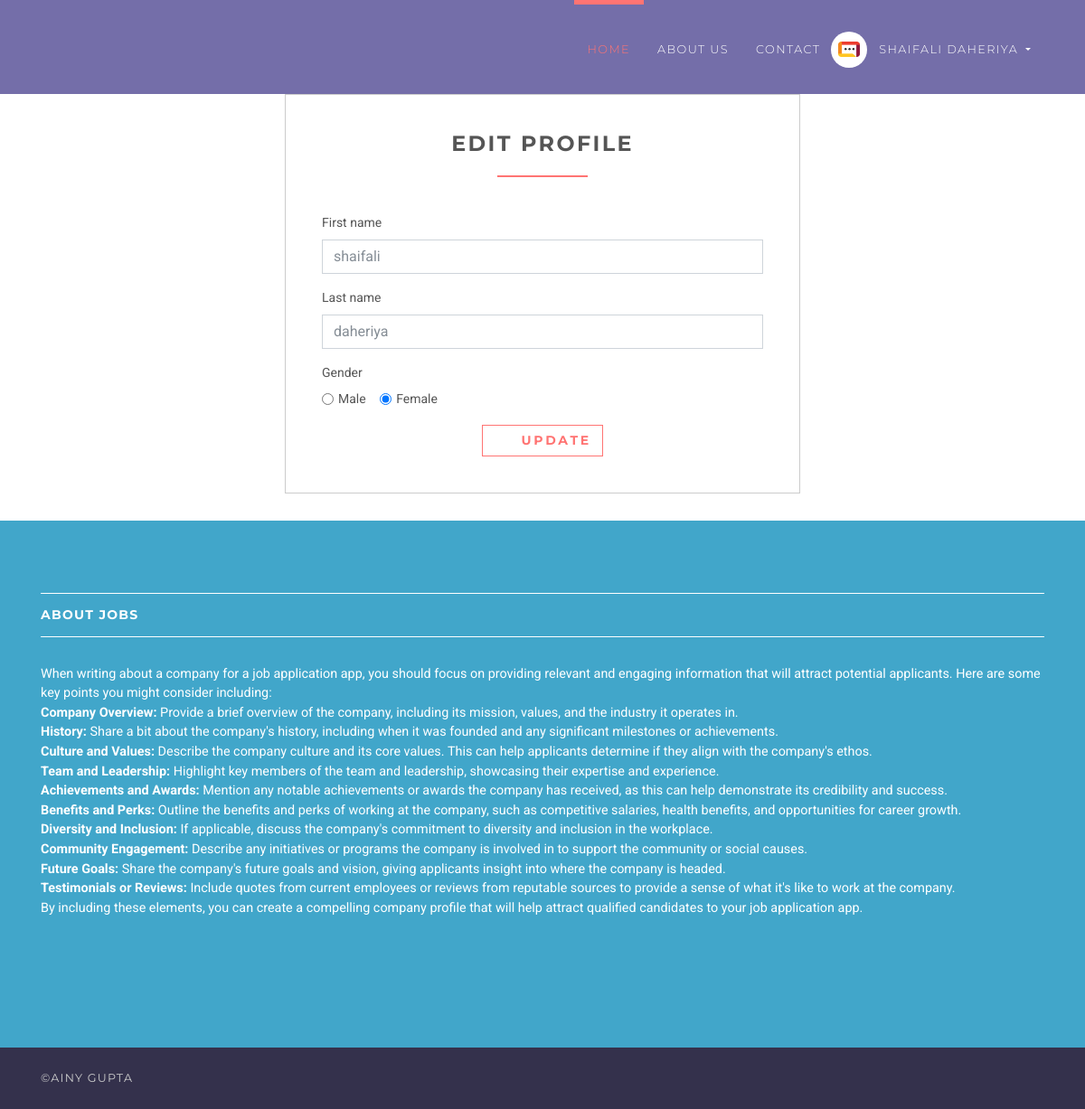
The page /employee/profile/update (signed in) on the database its author committed.
### accounts/models.py (models this page shows, shortened)
class User(AbstractUser):
    username = None
    role = models.CharField(max_length=12, error_messages={
        'required': "Role must be provided"
    })
    gender = models.CharField(max_length=10, blank=True, null=True, default="")
    email = models.EmailField(unique=True, blank=False,
                              error_messages={
                                  'unique': "A user with that email already exists.",
                              })
    USERNAME_FIELD = "email"
    REQUIRED_FIELDS = []
    objects = UserManager()

### jobsapp/views/employee.py (the view)
# urls.py: path('employee/profile/update', EditProfileView.as_view(), name='employer-profile-update'),
class EditProfileView(UpdateView):
    model = User
    form_class = EmployeeProfileUpdateForm
    context_object_name = 'employee'
    template_name = 'jobs/employee/edit-profile.html'
    success_url = reverse_lazy('accounts:employer-profile-update')
    extra_context = {
        'title': 'Register'
    }
    @method_decorator(login_required(login_url=reverse_lazy('accounts:login')))
    @method_decorator(user_is_employee)
    def dispatch(self, request, *args, **kwargs):
        return super().dispatch(self.request, *args, **kwargs)
    def get(self, request, *args, **kwargs):
        try:
            self.object = self.get_object()
        except Http404:
            raise Http404("User doesn't exists")
        context = self.get_context_data(object=self.object)
        return self.render_to_response(self.get_context_data())
    def get_object(self, queryset=None):
        obj = self.request.user
        print(obj)
        if obj is None:
            raise Http404("Job doesn't exists")
        return obj

### accounts/forms.py
class EmployeeProfileUpdateForm(forms.ModelForm):
    def __init__(self, *args, **kwargs):
        super(EmployeeProfileUpdateForm, self).__init__(*args, **kwargs)
        self.fields['first_name'].widget.attrs.update(
            {
                'placeholder': 'Enter First Name',
            }
        )
        self.fields['last_name'].widget.attrs.update(
            {
                'placeholder': 'Enter Last Name',
            }
        )
    class Meta:
        model = User
        fields = ["first_name", "last_name", "gender"]

### templates/jobs/employee/edit-profile.html (shortened to what this page needs)
{% extends 'base.html' %}
{% load static %}
{% block content %}
    <div class="col-lg-6 offset-3">
        <div class="box">
            <h3 class="heading">Edit Profile</h3>
            <form action="" method="post">
                {% for field in form %}
                    {% if field.name == 'gender' %}
                        <div class="form-group">
                            <label for="gender">Gender</label>
                            <br>
                            <div class="form-check form-check-inline">
                                <input class="form-check-input" {% if field.value == 'male' %} checked {% endif %}
                                       type="radio" name="gender" id="male gender"
                                       value="male">
                                <label class="form-check-label" for="male">Male</label>
                            </div>
                            <div class="form-check form-check-inline">
                                <input class="form-check-input" {% if field.value == 'female' %} checked {% endif %}
                                       type="radio" name="gender" id="female"
                                       value="female">
                                <label class="form-check-label" for="female">Female</label>
                            </div>
                        </div>
                    {% else %}
                        <div class="form-group">
                            <label for="id_{{ field.name }}">{{ field.label }}</label>
                            <input type="{{ field.field.widget.input_type }}"
                                   class="form-control"
                                   name="{{ field.name }}"
                                   id="id_{{ field.name }}"
                                   value="{{ field.value }}"
                                   placeholder="{{ field.field.widget.attrs.placeholder }}">
                        </div>
                    {% endif %}
                {% endfor %}
                <div class="text-center">
                    <button type="submit" class="btn btn-outline-white-primary">
                        <i class="fa fa-signing"></i> Update
                    </button>
                </div>
            </form>
        </div>
    </div>
{% endblock %}

### templates/base.html (shortened to what this page needs)
{% load static %}
<!DOCTYPE html>
<html>
<head>
    <link rel="stylesheet"
          href="{% static 'vendor/bootstrap/css/bootstrap.min.css' %}">
    <link rel="stylesheet"
          href="{% static 'vendor/font-awesome/css/font-awesome.min.css' %}">
    <link rel="stylesheet"
          href="{% static 'vendor/owl.carousel/assets/owl.carousel.css' %}">
    <link rel="stylesheet"
          href="{% static 'vendor/owl.carousel/assets/owl.theme.default.css' %}">
    <link rel="stylesheet" href="{% static 'css/style.default.css' %}"
          id="theme-stylesheet">
    <link rel="stylesheet" href="{% static 'css/custom.css' %}">
</head>
<body>
<header class="header">
    <nav class="navbar navbar-expand-lg">
        <div class="container">
            <div id="navbarSupportedContent" class="collapse navbar-collapse">
                <ul class="navbar-nav ml-auto">
                    <li class="nav-item active">
                        <a href="/" class="nav-link">Home <span class="sr-only">(current)</span></a>
                    </li>
                    <li class="nav-item">
                        <a href="#about" class="nav-link">About Us</a>
                    </li>
                    <li class="nav-item">
                        <a href="/contact/" class="nav-link">Contact</a>
                    </li>
                    {% if request.user.is_authenticated and request.user.role == 'employer' %}
                        <li class="nav-item dropdown">
                            <a id="clientZone" href="#" data-toggle="dropdown"
                               aria-haspopup="true" aria-expanded="false"
                               class="nav-link dropdown-toggle has-img mb-3 mb-lg-0 mt-3 mt-lg-0">
                                <div class="client-menu-image">
                                    <div class="inner">
                                        <img src="{% static 'img/company-1.png' %}"
                                             alt="company image"
                                             class="img-fluid">
                                    </div>
                                </div>
                                {% if request.user.role == 'employee' %}
                                    {{ request.user.first_name }} {{ request.user.last_name }}
                                {% else %}
                                    {{ request.user.first_name }}
                                {% endif %}
                            </a>
                            <div aria-labelledby="clientZone" class="dropdown-menu">
                                <a href="{% url 'jobs:employer-dashboard' %}" class="dropdown-item">Dashboard</a>
                                <a href="{% url 'jobs:employer-all-applicants' %}" class="dropdown-item">Applicants </a>
                                <a href="{% url 'jobs:employer-jobs-create' %}" class="dropdown-item">Post a new
                                    job </a>
                                <a href="{% url 'accounts:logout' %}" class="dropdown-item">Logout</a>
                            </div>
                        </li>
                    {% elif request.user.is_authenticated and request.user.role == 'employee' %}
                        <li class="nav-item dropdown">
                            <a id="clientZone" href="#" data-toggle="dropdown"
                               aria-haspopup="true" aria-expanded="false"
                               class="nav-link dropdown-toggle has-img mb-3 mb-lg-0 mt-3 mt-lg-0">
                                <div class="client-menu-image">
                                    <div class="inner">
                                        <img src="{% static 'img/company-1.png' %}"
                                             alt="company image"
                                             class="img-fluid">
                                    </div>
                                </div>
                                {% if request.user.role == 'employee' %}
                                    {{ request.user.first_name }} {{ request.user.last_name }}
                                {% else %}
                                    {{ request.user.first_name }}
                                {% endif %}
                            </a>
                        </li>
                    {% endif %}
                </ul>
            </div>
        </div>
    </nav>
</header>
<div>
    {% block content %} {% endblock %}
</div>
<footer class="footer">
    <div class="footer__block">
        <div class="container">
            <div class="row">
                <div class="col-lg-12 col-md-12 mb-5">
                    <div id="about">
                    <h4 class="h5">About Jobs</h4>
                    <p>
                        When writing about a company for a job application app, you should focus on providing relevant and engaging information that will attract potential applicants. Here are some key points you might consider including:
                        <br>
                        <b>Company Overview:</b> Provide a brief overview of the company, including its mission, values, and the industry it operates in.
                        <br>
                        <b>History:</b> Share a bit about the company's history, including when it was founded and any significant milestones or achievements.
                        <br>
                        <b>Culture and Values:</b> Describe the company culture and its core values. This can help applicants determine if they align with the company's ethos.
                        <br>
                        <b>Team and Leadership:</b> Highlight key members of the team and leadership, showcasing their expertise and experience.
                        <br>
                        <b>Achievements and Awards:</b> Mention any notable achievements or awards the company has received, as this can help demonstrate its credibility and success.
                        <br>
                        <b>Benefits and Perks:</b> Outline the benefits and perks of working at the company, such as competitive salaries, health benefits, and opportunities for career growth.
                        <br>
                        <b>Diversity and Inclusion:</b> If applicable, discuss the company's commitment to diversity and inclusion in the workplace.
                        <br>
                        <b>Community Engagement:</b> Describe any initiatives or programs the company is involved in to support the community or social causes.
                        <br>
                        <b>Future Goals:</b> Share the company's future goals and vision, giving applicants insight into where the company is headed.
                        <br>
                        <b>Testimonials or Reviews:</b> Include quotes from current employees or reviews from reputable sources to provide a sense of what it's like to work at the company.
                        <br>
                        By including these elements, you can create a compelling company profile that will help attract qualified candidates to your job application app. </p>
                        </div>
                </div>
            </div>
        </div>
    </div>
    <div class="footer__copyright">
        <div class="container">
            <div class="row">
                <div class="col-md-6 text-md-left text-center">
                    <p>&copy;Ainy Gupta</p>
                </div>
            </div>
        </div>
    </div>
</footer>
</body>
</html>

### static/css/style.default.css (style rules this page uses)
html { height:100% }
body { height:100% }
header { z-index:1000 }
button { cursor:pointer }
.heading { text-align:center;margin-bottom:40px }
.heading:after { content:" ";display:block;width:100px;height:2px;margin:20px auto 20px;background:#ff7473 }
a,button { -webkit-transition:all .2s ease-out;transition:all .2s ease-out }
a i.fa,button i.fa { margin:0 5px }
.header { width:100% }
.navbar { text-transform:uppercase;letter-spacing:0.1em;background:#746EA9;padding-top:0 !important;padding-bottom:0 !important }
.navbar a { font-family:"Montserrat",Helvetica,Arial,sans-serif }
.navbar ul.navbar-nav>li>a:not(.navbar-btn) { color:#fff;font-weight:300;font-family:"Montserrat",Helvetica,Arial,sans-serif;font-size:0.8rem }
@media (min-width: 992px) { .navbar ul.navbar-nav>li>a:not(.navbar-btn) { border-top:5px solid transparent;padding:40px 15px !important;color:#fff;font-weight:300 } }
@media (min-width: 992px) { .navbar ul.navbar-nav>li.active>a,.navbar ul.navbar-nav>li.show>a { text-decoration:none !important;border-top-color:#ff7473;color:#ff7473 } }
#clientZone.has-img { position:relative;padding-left:50px !important;border-color:transparent !important }
.client-menu-image { display:inline-block;width:40px;height:40px;line-height:50px;-ms-flex-line-pack:center;align-content:center;border-radius:50%;background:#fff;position:absolute;top:50%;left:-3px;-webkit-transform:translateY(-50%);transform:translateY(-50%) }
.client-menu-image .inner { width:100%;height:100%;display:-webkit-box;display:-ms-flexbox;display:flex;-webkit-box-align:center;-ms-flex-align:center;align-items:center;-webkit-box-pack:center;-ms-flex-pack:center;justify-content:center }
.client-menu-image img { width:60% }
.footer__block { background:#41A6CA;padding:80px 0 }
.footer__block h4 { border-top:solid 1px #fff;border-bottom:solid 1px #fff;padding:15px 0;margin-bottom:30px;color:#fff;text-transform:uppercase;letter-spacing:0.08rem }
.footer__block p { color:#fff;font-size:0.9rem }
.footer__copyright { background:#34314c;color:#ccc;padding:20px 0;font-size:.7875rem;line-height:28px;font-family:"Montserrat",Helvetica,Arial,sans-serif;text-transform:uppercase;letter-spacing:0.1em }
.footer__copyright p { margin:0 }
.box { background:#fff;margin:0 0 30px;border:solid 1px #ccc;-webkit-box-sizing:border-box;box-sizing:border-box;padding:40px }
.navbar { padding:.5rem 1rem }
.btn { font-weight:700;font-family:"Montserrat",Helvetica,Arial,sans-serif;border:1px solid transparent;text-transform:uppercase;letter-spacing:0.2em;padding:.375rem .75rem;font-size:.875rem;line-height:1.5;border-radius:0;-webkit-transition:background-color 0.15s ease-in-out,border-color 0.15s ease-in-out,-webkit-box-shadow 0.15s ease-in-out;transition:background-color 0.15s ease-in-out,border-color 0.15s ease-in-out,-webkit-box-shadow 0.15s ease-in-out;transition:background-color 0.15s ease-in-out,border-color 0.15s ease-in-out,box-shadow 0.15s ease-in-out;transition:background-color 0.15s ease-in-out,border-color 0.15s ease-in-out,box-shadow 0.15s ease-in-out,-webkit-box-shadow 0.15s ease-in-out }
.btn-outline-white-primary { color:#ff7473;background-color:#fff;background-image:none;border-color:#ff7473 }
body { font-family:"Roboto",Helvetica,Arial,sans-serif;font-size:.875rem;font-weight:400;line-height:1.5;color:#555;background-color:#fff }
a { color:#ff7473;text-decoration:none }
h1,h2,h3,h4,h5,h6,.h1,.h2,.h3,.h4,.box-simple h3,.box-image .name h3,.box-image-text .top .name h3,.box-image-text .top .name h4,.h5,.h6 { margin-bottom:1rem;font-family:"Montserrat",Helvetica,Arial,sans-serif;font-weight:700;line-height:1.2;color:#555;text-transform:uppercase;letter-spacing:0.1em }
h3,.h3 { font-size:1.4875rem }
h4,.h4,.box-simple h3,.box-image .name h3,.box-image-text .top .name h3,.box-image-text .top .name h4 { font-size:1.0675rem }
h5,.h5 { font-size:.875rem }
.form-control { padding:.375rem .75rem;font-size:1rem;line-height:1.5;color:#868e96;background-color:#fff;border:1px solid #ced4da;border-radius:0;-webkit-transition:border-color ease-in-out 0.15s,-webkit-box-shadow ease-in-out 0.15s;transition:border-color ease-in-out 0.15s,-webkit-box-shadow ease-in-out 0.15s;transition:border-color ease-in-out 0.15s,box-shadow ease-in-out 0.15s;transition:border-color ease-in-out 0.15s,box-shadow ease-in-out 0.15s,-webkit-box-shadow ease-in-out 0.15s }
.form-control::placeholder { color:#868e96 }

### rows shown on the page
User: user.first_name "SHAIFALI", user.last_name "DAHERIYA", first_name "shaifali" "daheriya", gender "☑ Female"

### other values the page prints
{{ field.label }} "First name" "Last name"
